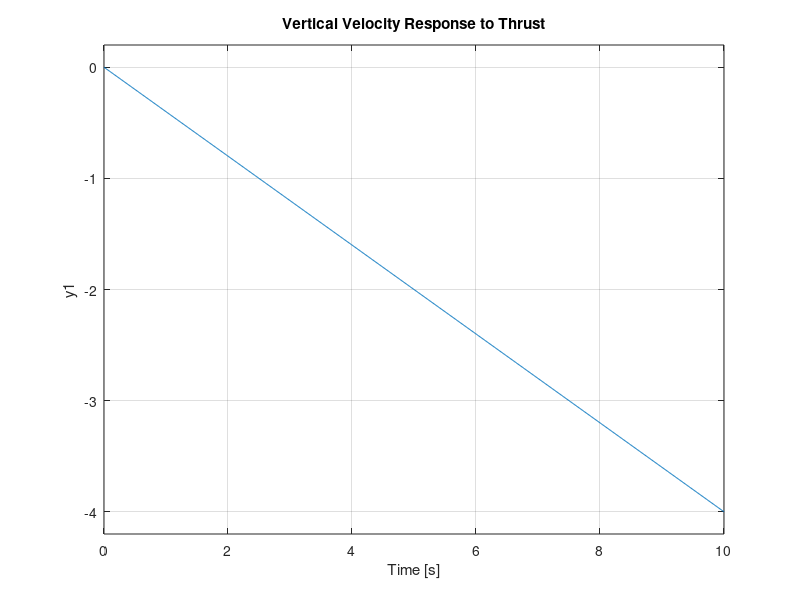
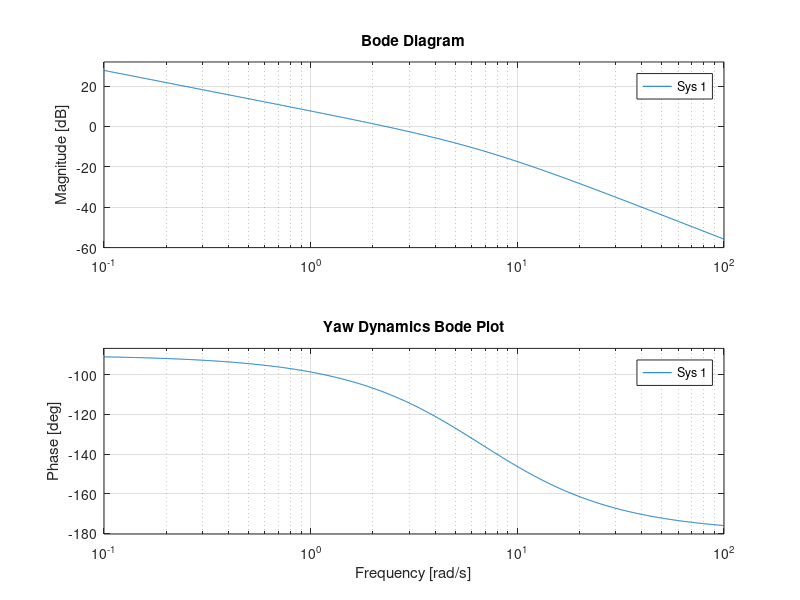

Recreate these plots in MATLAB, in order. (Note: this script raises an error after producing the figures.)
%% Hexacopter System Identification and Control Design
% MATLAB/Simulink implementation for 6-motor ArduCopter
% Based on physical parameters and control theory

clear all; close all; clc;

%% Physical Parameters (System Identification Results)
% Vehicle specifications
m = 2.5;            % Mass (kg)
L = 0.25;           % Arm length (m)
g = 9.81;           % Gravity (m/s²)

% Moments of inertia (kg⋅m²) - estimated from geometry
Ixx = 0.0347;       % Roll inertia
Iyy = 0.0347;       % Pitch inertia  
Izz = 0.0617;       % Yaw inertia

% Motor parameters
kT = 3.16e-6;       % Thrust coefficient (N⋅s²)
kM = 7.94e-8;       % Torque coefficient (N⋅m⋅s²)
tau_motor = 0.15;   % Motor time constant (s)
T_max = 15;         % Max thrust per motor (N)

% Drag coefficients
Cd_x = 0.25;        % X-axis drag coefficient (N⋅s²/m²)
Cd_y = 0.25;        % Y-axis drag coefficient
Cd_z = 0.30;        % Z-axis drag coefficient

%% Motor Mixing Matrix for Hexacopter X-Configuration
% Motor positions (degrees from forward):
% M1: 30°(CCW), M2: 90°(CW), M3: 150°(CCW), M4: 210°(CW), M5: 270°(CCW), M6: 330°(CW)

motor_angles = [30, 90, 150, 210, 270, 330] * pi/180;  % Convert to radians
motor_directions = [1, -1, 1, -1, 1, -1];              % CCW=+1, CW=-1

% Mixing matrix: [Roll, Pitch, Yaw, Throttle] for each motor
M = zeros(6, 4);
for i = 1:6
    M(i, 1) = sin(motor_angles(i));                % Roll factor
    M(i, 2) = cos(motor_angles(i));                % Pitch factor  
    M(i, 3) = motor_directions(i);                 % Yaw factor
    M(i, 4) = 1;                                   % Throttle factor
end

fprintf('Motor Mixing Matrix:\n');
fprintf('     Roll   Pitch   Yaw   Throttle\n');
for i = 1:6
    fprintf('M%d: %6.3f %6.3f %6.3f %6.3f\n', i, M(i,1), M(i,2), M(i,3), M(i,4));
end

%% Linearized State-Space Model (Hover Condition)
% State vector: x = [p, q, r, φ, θ, ψ, u, v, w, xN, yE, zD]'
% Input vector: u = [τx, τy, τz, T]' (torques and total thrust)

% System matrices
A = zeros(12, 12);
B = zeros(12, 4);

% Angular dynamics: [p_dot; q_dot; r_dot] = inv(I) * [τx; τy; τz]
A(1:3, 1:3) = [-1/tau_motor, 0, 0;              % Motor dynamics
               0, -1/tau_motor, 0;
               0, 0, -1/tau_motor];

% Kinematic equations: [φ_dot; θ_dot; ψ_dot] = [p; q; r]
A(4:6, 1:3) = eye(3);

% Translational dynamics (linearized around hover)
A(7, 5) = -g;           % u_dot = -g*θ
A(8, 4) = g;            % v_dot = g*φ
% w_dot has no coupling in linearized hover model

% Position dynamics: [xN_dot; yE_dot; zD_dot] = [u; v; w]
A(10:12, 7:9) = eye(3);

% Input matrix
B(1, 1) = L/Ixx;        % Roll torque
B(2, 2) = L/Iyy;        % Pitch torque
B(3, 3) = 1/Izz;        % Yaw torque
B(9, 4) = -1/m;         % Thrust (NED frame, negative for upward)

% Output matrix (all states measurable)
C = eye(12);
D = zeros(12, 4);

% Create state-space system
sys_lin = ss(A, B, C, D);
sys_lin.StateName = {'p', 'q', 'r', 'phi', 'theta', 'psi', 'u', 'v', 'w', 'xN', 'yE', 'zD'};
sys_lin.InputName = {'tau_x', 'tau_y', 'tau_z', 'T'};

fprintf('\nLinearized System Properties:\n');
fprintf('System is stable: %s\n', isstable(sys_lin));
fprintf('System poles: ');
fprintf('%.3f ', real(pole(sys_lin)));
fprintf('\n');

%% Control Design - PID Attitude Controller

% Rate controller gains (inner loop) - based on system ID
Kp_rate = [0.135, 0.135, 0.18];     % P gains for [roll, pitch, yaw] rates
Ki_rate = [0.135, 0.135, 0.018];    % I gains
Kd_rate = [0.0036, 0.0036, 0.0];    % D gains

% Attitude controller gains (outer loop)
Kp_att = [4.5, 4.5, 4.5];           % P gains for [roll, pitch, yaw] angles

% Create PID controllers
pid_roll_rate = pid(Kp_rate(1), Ki_rate(1), Kd_rate(1));
pid_pitch_rate = pid(Kp_rate(2), Ki_rate(2), Kd_rate(2));
pid_yaw_rate = pid(Kp_rate(3), Ki_rate(3), Kd_rate(3));

fprintf('\nPID Controller Gains:\n');
fprintf('Roll Rate:  Kp=%.3f, Ki=%.3f, Kd=%.6f\n', Kp_rate(1), Ki_rate(1), Kd_rate(1));
fprintf('Pitch Rate: Kp=%.3f, Ki=%.3f, Kd=%.6f\n', Kp_rate(2), Ki_rate(2), Kd_rate(2));
fprintf('Yaw Rate:   Kp=%.3f, Ki=%.3f, Kd=%.6f\n', Kp_rate(3), Ki_rate(3), Kd_rate(3));

%% LQR Controller Design (Alternative Advanced Control)

% Define cost matrices for LQR
Q = diag([100, 100, 50, 10, 10, 10, 1, 1, 1, 1, 1, 1]);  % State weights
R = diag([10, 10, 10, 1]);                                % Control weights

% Calculate LQR gains
[K_lqr, S, P] = lqr(A, B, Q, R);

fprintf('\nLQR Controller Gains:\n');
fprintf('K_lqr = \n');
disp(K_lqr);

% Closed-loop system with LQR
sys_cl_lqr = ss(A - B*K_lqr, B, C, D);
fprintf('LQR closed-loop is stable: %s\n', isstable(sys_cl_lqr));

%% Velocity Control Design

% Position controller gains
Kp_pos_xy = 1.0;        % Horizontal position P gain
Kp_pos_z = 1.0;         % Vertical position P gain

% Velocity controller gains  
Kp_vel_xy = 2.0;        % Horizontal velocity P gain
Ki_vel_xy = 1.0;        % Horizontal velocity I gain
Kd_vel_xy = 0.5;        % Horizontal velocity D gain

Kp_vel_z = 5.0;         % Vertical velocity P gain
Ki_vel_z = 2.0;         % Vertical velocity I gain

fprintf('\nVelocity Controller Gains:\n');
fprintf('Position XY: Kp=%.1f\n', Kp_pos_xy);
fprintf('Position Z:  Kp=%.1f\n', Kp_pos_z);
fprintf('Velocity XY: Kp=%.1f, Ki=%.1f, Kd=%.1f\n', Kp_vel_xy, Ki_vel_xy, Kd_vel_xy);
fprintf('Velocity Z:  Kp=%.1f, Ki=%.1f\n', Kp_vel_z, Ki_vel_z);

%% EKF Parameters

% Process noise parameters (based on system ID)
sigma_gyro = 0.015;     % Gyro process noise (rad/s)
sigma_accel = 0.25;     % Accel process noise (m/s²)
sigma_gyro_bias = 1e-5; % Gyro bias process noise
sigma_accel_bias = 0.002; % Accel bias process noise

% Measurement noise parameters
sigma_gps_pos = 0.3;    % GPS position noise (m)
sigma_gps_vel = 0.3;    % GPS velocity noise (m/s)
sigma_baro = 0.6;       % Barometer noise (m)
sigma_mag = 0.05;       % Magnetometer noise (gauss)

fprintf('\nEKF Noise Parameters:\n');
fprintf('Gyro process noise:    %.3f rad/s\n', sigma_gyro);
fprintf('Accel process noise:   %.2f m/s²\n', sigma_accel);
fprintf('GPS position noise:    %.1f m\n', sigma_gps_pos);
fprintf('GPS velocity noise:    %.1f m/s\n', sigma_gps_vel);

%% Simulation and Analysis

% Time vector for simulation
t = 0:0.01:10;          % 10 second simulation
dt = 0.01;

% Step response analysis
figure(1);
subplot(2,2,1);
step(sys_lin(4,1), t);  % Roll angle response to roll torque
title('Roll Angle Response to Roll Torque');
grid on;

subplot(2,2,2);
step(sys_lin(5,2), t);  % Pitch angle response to pitch torque
title('Pitch Angle Response to Pitch Torque');
grid on;

subplot(2,2,3);
step(sys_lin(6,3), t);  % Yaw angle response to yaw torque
title('Yaw Angle Response to Yaw Torque');
grid on;

subplot(2,2,4);
step(sys_lin(9,4), t);  % Vertical velocity response to thrust
title('Vertical Velocity Response to Thrust');
grid on;

%% Motor Saturation Analysis

% Calculate maximum available torques
T_hover = m * g / 6;    % Thrust per motor at hover
T_available = T_max - T_hover;  % Available thrust for control

% Maximum torques
tau_max_roll = T_available * L * 3;    % 3 motors contribute to roll
tau_max_pitch = tau_max_roll;          % Same for pitch
tau_max_yaw = T_available * kM/kT * 6;  % All 6 motors contribute to yaw

fprintf('\nMotor Saturation Analysis:\n');
fprintf('Hover thrust per motor: %.2f N\n', T_hover);
fprintf('Available thrust per motor: %.2f N\n', T_available);
fprintf('Maximum roll torque: %.3f N⋅m\n', tau_max_roll);
fprintf('Maximum pitch torque: %.3f N⋅m\n', tau_max_pitch);
fprintf('Maximum yaw torque: %.3f N⋅m\n', tau_max_yaw);

%% Frequency Response Analysis

% Bode plot of attitude dynamics
figure(2);
subplot(2,2,1);
bode(sys_lin(4,1), {0.1, 100});  % Roll transfer function
title('Roll Dynamics Bode Plot');
grid on;

subplot(2,2,2);
bode(sys_lin(5,2), {0.1, 100});  % Pitch transfer function
title('Pitch Dynamics Bode Plot');
grid on;

subplot(2,2,3);
bode(sys_lin(6,3), {0.1, 100});  % Yaw transfer function
title('Yaw Dynamics Bode Plot');
grid on;

% Closed-loop analysis with PID controller
s = tf('s');
G_roll = sys_lin(4,1);
C_roll_rate = pid2(Kp_rate(1), Ki_rate(1), Kd_rate(1));
C_roll_att = Kp_att(1);

% Simplified closed-loop (rate loop)
T_roll_cl = feedback(C_roll_rate * G_roll, 1);

subplot(2,2,4);
step(T_roll_cl, t);
title('Closed-Loop Roll Step Response');
grid on;

%% Trajectory Generation Example

% 5th order polynomial trajectory
t_traj = 10;            % Trajectory time (s)
pos_start = [0; 0; 0];  % Start position (m)
pos_end = [5; 3; -2];   % End position (m)

% Polynomial coefficients for minimum snap trajectory
% Boundary conditions: p(0)=p0, p'(0)=0, p''(0)=0, p(T)=pf, p'(T)=0, p''(T)=0

A_traj = [1   0   0   0   0   0;       % p(0) = p0
          0   1   0   0   0   0;       % p'(0) = 0
          0   0   2   0   0   0;       % p''(0) = 0
          1   t_traj   t_traj^2   t_traj^3   t_traj^4   t_traj^5;     % p(T) = pf
          0   1   2*t_traj   3*t_traj^2   4*t_traj^3   5*t_traj^4;   % p'(T) = 0
          0   0   2   6*t_traj   12*t_traj^2   20*t_traj^3];         % p''(T) = 0

% Solve for each axis
traj_coeffs = zeros(6, 3);
for i = 1:3
    b_traj = [pos_start(i); 0; 0; pos_end(i); 0; 0];
    traj_coeffs(:,i) = A_traj \ b_traj;
end

% Generate trajectory
t_sim = 0:dt:t_traj;
pos_traj = zeros(length(t_sim), 3);
vel_traj = zeros(length(t_sim), 3);
acc_traj = zeros(length(t_sim), 3);

for k = 1:length(t_sim)
    t_k = t_sim(k);
    t_powers = [1; t_k; t_k^2; t_k^3; t_k^4; t_k^5];
    t_powers_vel = [0; 1; 2*t_k; 3*t_k^2; 4*t_k^3; 5*t_k^4];
    t_powers_acc = [0; 0; 2; 6*t_k; 12*t_k^2; 20*t_k^3];
    
    pos_traj(k,:) = (traj_coeffs' * t_powers)';
    vel_traj(k,:) = (traj_coeffs' * t_powers_vel)';
    acc_traj(k,:) = (traj_coeffs' * t_powers_acc)';
end

% Plot trajectory
figure(3);
subplot(3,1,1);
plot(t_sim, pos_traj);
xlabel('Time (s)'); ylabel('Position (m)');
title('Trajectory - Position');
legend('X', 'Y', 'Z');
grid on;

subplot(3,1,2);
plot(t_sim, vel_traj);
xlabel('Time (s)'); ylabel('Velocity (m/s)');
title('Trajectory - Velocity');
legend('X', 'Y', 'Z');
grid on;

subplot(3,1,3);
plot(t_sim, acc_traj);
xlabel('Time (s)'); ylabel('Acceleration (m/s²)');
title('Trajectory - Acceleration');
legend('X', 'Y', 'Z');
grid on;

%% Performance Metrics

% Calculate bandwidth and margins for rate loops
[Gm_roll, Pm_roll, Wcg_roll, Wcp_roll] = margin(C_roll_rate * sys_lin(1,1));
BW_roll = bandwidth(T_roll_cl);

fprintf('\nControl System Performance:\n');
fprintf('Roll Rate Loop:\n');
fprintf('  Gain Margin: %.1f dB\n', 20*log10(Gm_roll));
fprintf('  Phase Margin: %.1f deg\n', Pm_roll);
fprintf('  Bandwidth: %.1f rad/s\n', BW_roll);

% Settling time and overshoot
step_info_roll = stepinfo(T_roll_cl);
fprintf('  Settling Time: %.3f s\n', step_info_roll.SettlingTime);
fprintf('  Overshoot: %.1f%%\n', step_info_roll.Overshoot);

%% Save Results

% Save system parameters for implementation
system_params = struct();
system_params.mass = m;
system_params.inertia = [Ixx, Iyy, Izz];
system_params.arm_length = L;
system_params.thrust_coeff = kT;
system_params.torque_coeff = kM;
system_params.motor_time_constant = tau_motor;
system_params.mixing_matrix = M;

control_params = struct();
control_params.rate_gains_p = Kp_rate;
control_params.rate_gains_i = Ki_rate;
control_params.rate_gains_d = Kd_rate;
control_params.attitude_gains_p = Kp_att;
control_params.lqr_gains = K_lqr;

ekf_params = struct();
ekf_params.process_noise = [sigma_gyro, sigma_accel, sigma_gyro_bias, sigma_accel_bias];
ekf_params.measurement_noise = [sigma_gps_pos, sigma_gps_vel, sigma_baro, sigma_mag];

save('hexacopter_system_id.mat', 'system_params', 'control_params', 'ekf_params', ...
     'sys_lin', 'traj_coeffs', 't_sim', 'pos_traj', 'vel_traj', 'acc_traj');

fprintf('\nResults saved to hexacopter_system_id.mat\n');
fprintf('System identification and control design completed.\n');